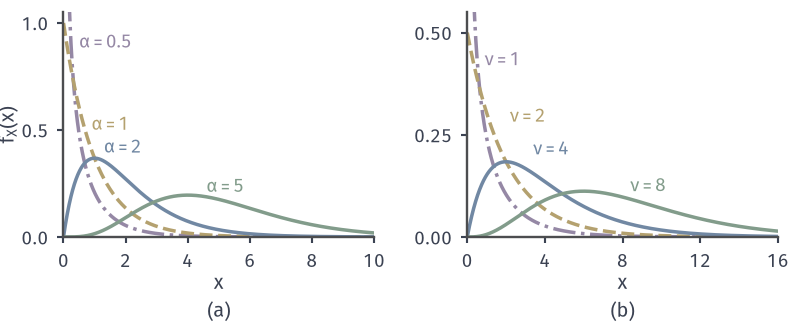

Source code (Python):
"""(a) Gamma(alpha,1) densities for alpha=0.5,1,2,5; (b) chi-square densities nu=1,2,4,8."""
from pathlib import Path
import sys
sys.path.insert(0, str(Path(__file__).resolve().parent.parent/"cdist-common"))
from cdist_fig import *

fig, axes = figure(width_mm=112, height_mm=46, ncols=2)
panel(fig, left=.08, bottom=.27, wspace=.3)
ax = axes[0]; style(ax)
x = np.linspace(.001, 10, 2000)
for a, c, ls in ((.5, PURPLE, '-.'), (1, YELLOW, '--'), (2, BLUE, '-'), (5, GREEN, '-')):
    ax.plot(x, gamma_pdf(x, a, 1), color=c, lw=1.4, ls=ls)
lab(ax, .5, .88, r'$\alpha=0.5$', PURPLE); lab(ax, .9, .5, r'$\alpha=1$', YELLOW); lab(ax, 1.3, .39, r'$\alpha=2$', BLUE); lab(ax, 4.6, .21, r'$\alpha=5$', GREEN)
ax.set_xlim(0, 10); ax.set_ylim(0, 1.05); ax.set_xticks([0, 2, 4, 6, 8, 10]); ax.set_yticks([0, .5, 1])
ax.set_xlabel('$x$', labelpad=1); ax.set_ylabel('$f_X(x)$', labelpad=1)
ax = axes[1]; style(ax)
x = np.linspace(.001, 16, 2000)
for nu, c, ls in ((1, PURPLE, '-.'), (2, YELLOW, '--'), (4, BLUE, '-'), (8, GREEN, '-')):
    ax.plot(x, gamma_pdf(x, nu/2, .5), color=c, lw=1.4, ls=ls)
lab(ax, .9, .42, r'$\nu=1$', PURPLE); lab(ax, 2.2, .28, r'$\nu=2$', YELLOW); lab(ax, 3.4, .2, r'$\nu=4$', BLUE); lab(ax, 8.4, .11, r'$\nu=8$', GREEN)
ax.set_xlim(0, 16); ax.set_ylim(0, .55); ax.set_xticks([0, 4, 8, 12, 16]); ax.set_yticks([0, .25, .5])
ax.set_xlabel('$x$', labelpad=1)
tags(fig, axes)
save(fig, here(__file__), 'figure', {'rate_panel_a': 1, 'chi2': 'Gamma(nu/2, 1/2)'})
